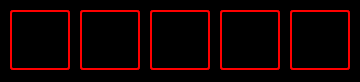
<?xml version="1.0" encoding="UTF-8"?>
<ui version="4.0">
 <class>DeviceTrackingWidgetForm</class>
 <widget class="QWidget" name="DeviceTrackingWidgetForm">
  <property name="geometry">
   <rect>
    <x>0</x>
    <y>0</y>
    <width>360</width>
    <height>82</height>
   </rect>
  </property>
  <property name="windowTitle">
   <string>Form</string>
  </property>
  <property name="styleSheet">
   <string notr="true">
  background-color: black;
  border-radius: 10px;
</string>
  </property>
  <widget class="QWidget" name="robotEndRFWidget" native="true">
   <property name="geometry">
    <rect>
     <x>10</x>
     <y>10</y>
     <width>60</width>
     <height>60</height>
    </rect>
   </property>
   <property name="maximumSize">
    <size>
     <width>60</width>
     <height>60</height>
    </size>
   </property>
   <property name="styleSheet">
    <string notr="true">QWidget:disabled {
  border-color: green;
}

QWidget {
  image: url(:/robotEndRFWidget.png);
  border-radius: 3px;
  border-width: 2px;
  border-style: solid;
  border-color: red;
}</string>
   </property>
  </widget>
  <widget class="QWidget" name="robotBaseRFWidget" native="true">
   <property name="geometry">
    <rect>
     <x>80</x>
     <y>10</y>
     <width>60</width>
     <height>60</height>
    </rect>
   </property>
   <property name="maximumSize">
    <size>
     <width>60</width>
     <height>60</height>
    </size>
   </property>
   <property name="styleSheet">
    <string notr="true">QWidget:disabled {
  border-color: green;
}

QWidget {
  image: url(:/robotBaseRFWidget.png);
  border-radius: 3px;
  border-width: 2px;
  border-style: solid;
  border-color: red;
}</string>
   </property>
  </widget>
  <widget class="QWidget" name="pelvisRFWidget" native="true">
   <property name="geometry">
    <rect>
     <x>150</x>
     <y>10</y>
     <width>60</width>
     <height>60</height>
    </rect>
   </property>
   <property name="maximumSize">
    <size>
     <width>60</width>
     <height>60</height>
    </size>
   </property>
   <property name="styleSheet">
    <string notr="true">QWidget:disabled {
  border-color: green;
}

QWidget {
  image: url(:/pelvisRFWidget.png);
  border-radius: 3px;
  border-width: 2px;
  border-style: solid;
  border-color: red;
}</string>
   </property>
  </widget>
  <widget class="QWidget" name="femurRFWidget" native="true">
   <property name="geometry">
    <rect>
     <x>220</x>
     <y>10</y>
     <width>60</width>
     <height>60</height>
    </rect>
   </property>
   <property name="maximumSize">
    <size>
     <width>60</width>
     <height>60</height>
    </size>
   </property>
   <property name="styleSheet">
    <string notr="true">QWidget:disabled {
  border-color: green;
}

QWidget {
  image: url(:/femurRFWidget.png);
  border-radius: 3px;
  border-width: 2px;
  border-style: solid;
  border-color: red;
}</string>
   </property>
  </widget>
  <widget class="QWidget" name="probeRFWidget" native="true">
   <property name="geometry">
    <rect>
     <x>290</x>
     <y>10</y>
     <width>60</width>
     <height>60</height>
    </rect>
   </property>
   <property name="maximumSize">
    <size>
     <width>60</width>
     <height>60</height>
    </size>
   </property>
   <property name="styleSheet">
    <string notr="true">QWidget:disabled 
{
  border-color: green;
}

QWidget 
{
  image: url(:/probeRFWidget.png);
  border-radius: 3px;
  border-width: 2px;
  border-style: solid;
  border-color: red;
}</string>
   </property>
  </widget>
 </widget>
 <resources/>
 <connections/>
</ui>
